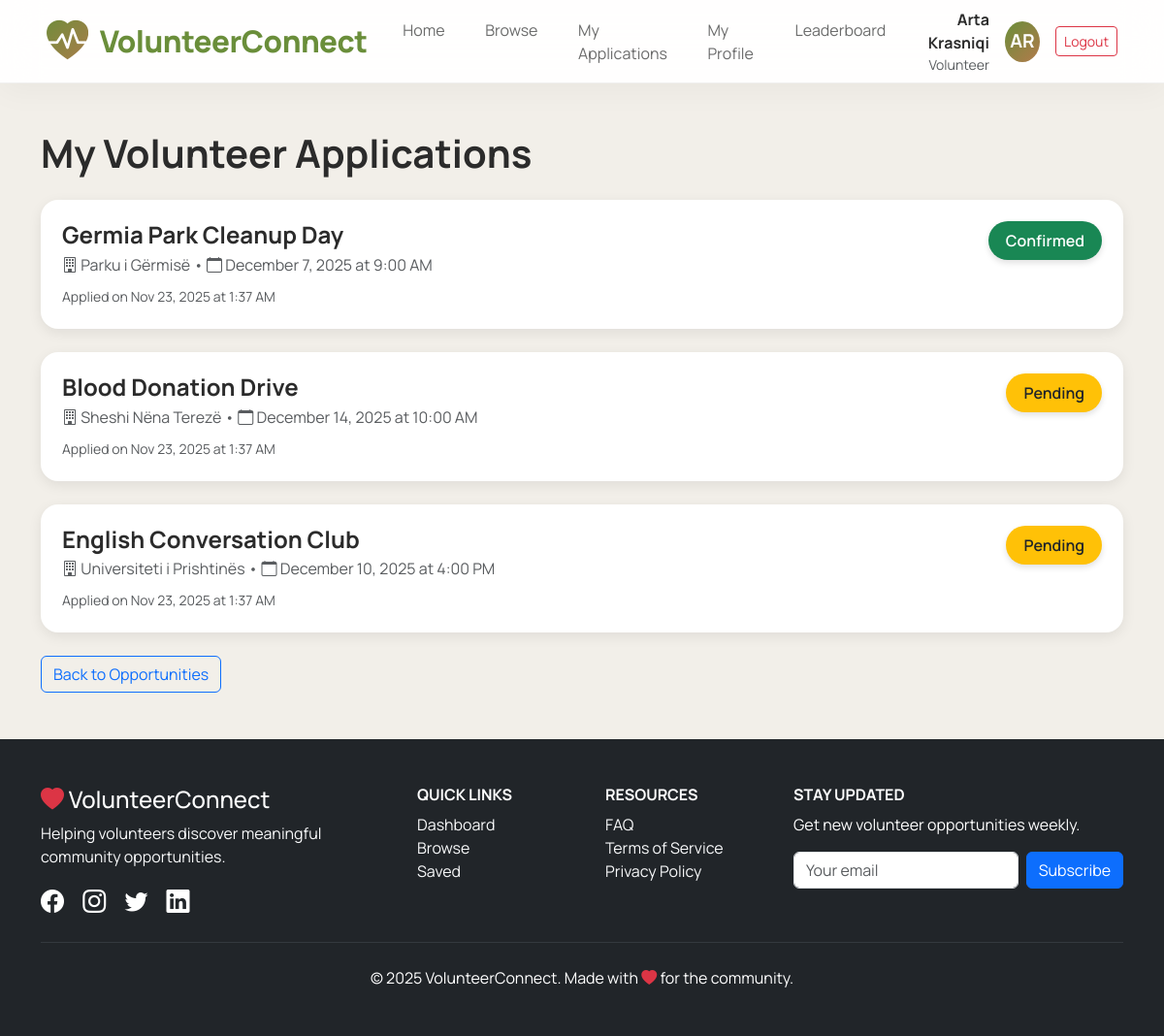
Before: /my_applications.php (signed in) with the older database file.
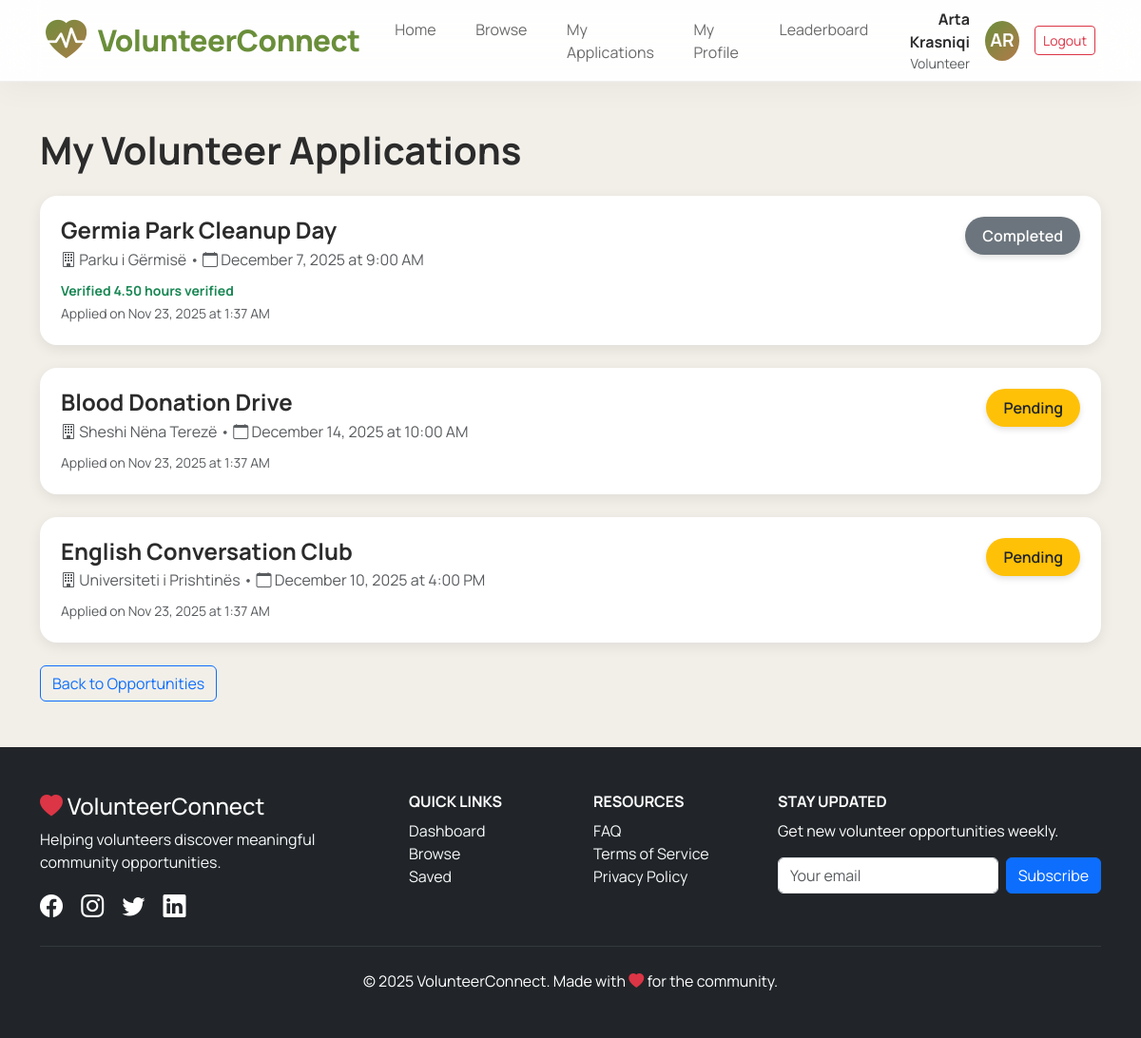
After: the same page with the newer database file.
### tables this page shows
CREATE TABLE applications (
    id INT AUTO_INCREMENT PRIMARY KEY,
    opportunity_id INT NOT NULL,
    volunteer_id INT NOT NULL,
    status ENUM('pending','confirmed','completed','cancelled') DEFAULT 'pending',
    hours_worked DECIMAL(5,2) DEFAULT 0.00,
    hours_approved TINYINT(1) DEFAULT 0,
    applied_at TIMESTAMP DEFAULT CURRENT_TIMESTAMP,
    completed_at TIMESTAMP NULL,
    FOREIGN KEY (opportunity_id) REFERENCES opportunities(id) ON DELETE CASCADE,
    FOREIGN KEY (volunteer_id) REFERENCES users(id) ON DELETE CASCADE,
    UNIQUE KEY unique_application (opportunity_id, volunteer_id)
);

CREATE TABLE opportunities (
    id INT AUTO_INCREMENT PRIMARY KEY,
    title VARCHAR(255) NOT NULL,
    description TEXT NOT NULL,
    category VARCHAR(50) DEFAULT 'General',
    location_name VARCHAR(255) NOT NULL,
    latitude DECIMAL(10,8) NULL,
    longitude DECIMAL(11,8) NULL,
    date DATE NOT NULL,
    time TIME NULL,
    slots INT DEFAULT 20,
    filled_slots INT DEFAULT 0,
    organization_id INT NOT NULL,
    created_at TIMESTAMP DEFAULT CURRENT_TIMESTAMP,
    FOREIGN KEY (organization_id) REFERENCES users(id) ON DELETE CASCADE,
    INDEX idx_date (date),
    INDEX idx_category (category)
);

### my_applications.php (the view, shortened to what this page needs)
<?php
require_once 'config/config.php';
include_once 'includes/header.php';
?>
<div class="container my-5">
    <h1 class="mb-4 fw-bold">My Volunteer Applications</h1>
    <?php
    $stmt = $conn->prepare("
        SELECT a.*, o.title, o.date, o.time, o.location_name, u.name AS org_name
        FROM applications a
        JOIN opportunities o ON a.opportunity_id = o.id
        JOIN users u ON o.organization_id = u.id
        WHERE a.volunteer_id = ?
        ORDER BY a.applied_at DESC
    ");
    $stmt->execute([$_SESSION['user_id']]);
    $real_apps = $stmt->fetchAll();
    ?>
    <div class="applications-container">
        <?php if (!empty($real_apps)): ?>
            <?php foreach ($real_apps as $app):
                $status = strtolower($app['status'] ?? 'pending');
                $badgeClass = $status === 'confirmed' ? 'bg-success text-white' :
                             ($status === 'pending' ? 'bg-warning text-dark' :
                             ($status === 'cancelled' ? 'bg-danger text-white' : 'bg-secondary text-white'));
                $badgeText = ucfirst($status);
                $hoursDisplay = '';
                if ($status === 'completed' && !empty($app['hours_approved'])) {
                    $hoursDisplay = '<small class="text-success fw-bold">Verified ' . $app['hours_worked'] . ' hours verified</small><br>';
                }
            ?>
                <div class="app-card mb-4">
                    <div class="d-flex justify-content-between align-items-start">
                        <div class="flex-grow-1">
                            <h4 class="fw-bold mb-1"><?=htmlspecialchars($app['title'])?></h4>
                            <p class="text-muted mb-2">
                                <i class="bi bi-building"></i> <?=htmlspecialchars($app['location_name'] ?? 'Prishtina')?> •
                                <i class="bi bi-calendar"></i> <?=date('F j, Y', strtotime($app['date']))?>
                                <?php if ($app['time']): ?> at <?=date('g:i A', strtotime($app['time']))?><?php endif; ?>
                            </p>
                            <?=$hoursDisplay?>
                            <small class="text-muted">Applied on <?=date('M j, Y \a\t g:i A', strtotime($app['applied_at']))?></small>
                        </div>
                        <span class="app-badge <?=$badgeClass?>"><?=$badgeText?></span>
                    </div>
                </div>
            <?php endforeach; ?>
        <?php endif; ?>
    </div>
    <div class="mt-4">
        <a href="public_browse.php" class="btn btn-outline-primary">
            Back to Opportunities
        </a>
    </div>
</div>
<?php include 'includes/footer.php'; ?>
</body>
</html>

Changed rows visible on the page:
changed applications "Germia Park Cleanup Day": hours_worked (not shown) → "4.50"; status "Confirmed" → "Completed"
